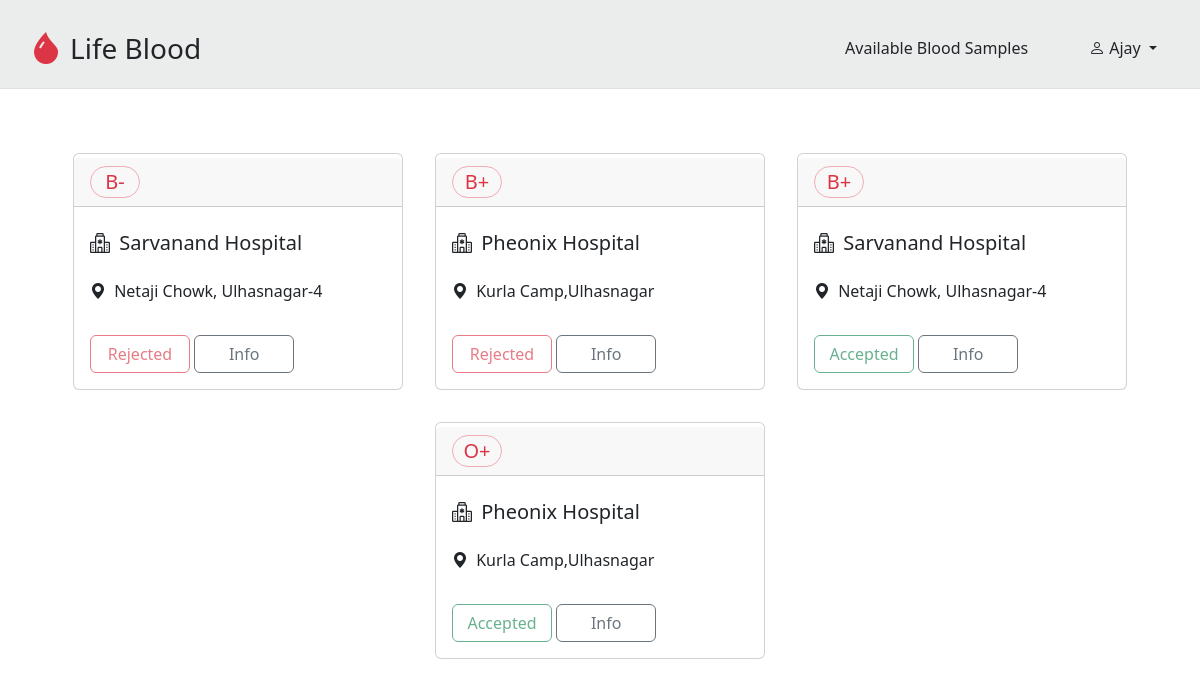
/receiverdashboard.php (signed in), run on the app's committed database.
### tables this page shows
CREATE TABLE `bloodbank` (
  `bloodgroup` varchar(3) NOT NULL,
  `amount` int(11) NOT NULL,
  `username` varchar(20) NOT NULL
);

CREATE TABLE `hospital` (
  `username` varchar(20) NOT NULL,
  `password` varchar(16) NOT NULL,
  `hospitalname` text NOT NULL,
  `address` text NOT NULL,
  `email` text NOT NULL,
  `number` text NOT NULL
);

CREATE TABLE `requests` (
  `bloodgroup` varchar(3) NOT NULL,
  `receivername` varchar(20) NOT NULL,
  `hospitalname` varchar(20) NOT NULL,
  `amount` int(11) NOT NULL,
  `status` varchar(15) NOT NULL,
  `time` datetime NOT NULL DEFAULT current_timestamp()
);

### receiverdashboard.php (the view, shortened to what this page needs)
<?php
    if(isset($_SESSION['user'])){
        $username = filter_var($_SESSION['user']);
        $query = "SELECT * FROM receiver WHERE username='$username'";
        $result = mysqli_query($conn, $query);
        $receiverinfo = mysqli_fetch_all($result, MYSQLI_ASSOC);
        $compatiblearr = [
            'A+'=>[
                '"A+"','"A-"','"O+"','"O-"'
            ],
            'A-'=>[
                '"A-"','"O-"'
            ],
            'B+'=>[
                '"B+"','"B-"','"O+"','"O-"'
            ],
            'B-'=>[
                '"B-"','"O-"'
            ],
            'O+'=>[
                '"O+"','"O-"'
            ],
            'O-'=>[
                '"O-"'
            ],
            'AB+'=>[
                '"A+"','"A-"','"B+"','"B-"','"O+"','"O-"','"AB+"','"AB-"'
            ],
            'AB-'=>[
                '"AB-"','"A-"','"B-"','"O-"'
            ]
        ];
        $bloodgroups = $compatiblearr[$receiverinfo[0]['bloodgroup']];
        $bloodgroups = implode(',',$bloodgroups);
        $query = "SELECT * FROM bloodbank WHERE bloodgroup IN($bloodgroups) AND amount>0";
        $result = mysqli_query($conn, $query);
        $bloodbankinfo = mysqli_fetch_all($result, MYSQLI_ASSOC);
        $query = "SELECT DISTINCT username FROM bloodbank";
        $result = mysqli_query($conn, $query);
        $hospitals = [];
        while ($row = $result->fetch_row()) {
            $hospitals[] = $row[0];
        }
        $hospitalsinfo = [];
        foreach($hospitals as $hospital){
            $query = "SELECT * FROM hospital WHERE username='$hospital'";
            $result = mysqli_query($conn, $query);
            while($row = $result->fetch_row()){
                $hospitalsinfo[$hospital]  = $row;
            }
        }
    }else{
        header('Location: login.php');
    }
?>
<!DOCTYPE html>
<html lang="en">
<head>
    <link href="https://cdn.jsdelivr.net/npm/bootstrap@5.3.2/dist/css/bootstrap.min.css" rel="stylesheet">
    <link rel="stylesheet" href="https://cdn.jsdelivr.net/npm/bootstrap-icons@1.11.2/font/bootstrap-icons.min.css">
</head>
<body>
    <nav class="border-bottom" style="background-color:#ebedec">
        <div class="container pt-4 pb-3 d-flex flex-sm-row flex-column justify-content-between align-items-sm-center px-0">
            <a href="index.php" class="navbar-brand d-flex align-items-center ps-2 ps-sm-0"><i class="bi bi-droplet-fill text-danger fs-2"></i><span class="fs-3 ms-2">Life Blood</span></a>
            <div class="d-flex align-items-center justify-content-start ps-3 ps-sm-0 mt-sm-0 mt-3">
                <a href="availablesamples.php" class="nav-link d-inline me-5">Available Blood Samples</a>
                <div class="dropdown">
                    <button class="btn dropdown-toggle" type="button" data-bs-toggle="dropdown" aria-expanded="false">
                        <i class="bi bi-person"></i> <?php echo $username?>
                    </button>
                </div>
            </div>
        </div>
    </nav>
    <main class="container d-flex flex-wrap pt-5 justify-content-center">
        <?php foreach($bloodbankinfo as $item):?>
            <?php
                $hos = $item['username'];
                $hospitalname = $hos;
                $bloodgroup = $item['bloodgroup'];
                $len = strlen($bloodgroup)-1;
                $bg = substr($bloodgroup, 0, $len);
                $last = $bloodgroup[-1];
                $c = $last=='+'?'plus':'minus';
                $bg = $bg.$c;
                $hos = $hos.$bg;
                $btntext = "Request";
                $color = "btn-outline-primary";
                $query = "SELECT * FROM requests WHERE bloodgroup='$bloodgroup' AND receivername='$username' AND hospitalname='$hospitalname'";
                $result = mysqli_query($conn, $query);
                $bloodbankinfo = mysqli_fetch_all($result, MYSQLI_ASSOC);
                $disable = 0;
                if(count($bloodbankinfo)>0){
                    $disable = 1;
                    if($bloodbankinfo[0]['status']=='requested'){
                        $btntext = "Requested";
                    }elseif($bloodbankinfo[0]['status']=='Accepted'){
                        $btntext = "Accepted";
                        $color = "btn-outline-success";
                    }else{
                        $btntext = "Rejected";
                        $color = "btn-outline-danger";
                    }
                }
            ?>
            <div class="card m-3" style="width:330px;">
                <div class="card-header fs-5 d-flex align-items-center my-1"><p class="rounded-pill border border-danger-subtle text-danger text-center m-0" style="width:50px;"><?php echo $item['bloodgroup'] ?><p></div>
                <div class="card-body">
                    <h5 class="card-title fw-normal pt-1"><i class="bi bi-hospital me-1"></i> <?php echo $hospitalsinfo[$item['username']][2]?></h5>
                    <p class="card-text fs-6 py-3"><i class="bi bi-geo-alt-fill me-1"></i> <?php echo $hospitalsinfo[$item['username']][3]?></p>
                    <button class="btn <?php echo !$disable?null:'disabled'?> <?php echo $color?>" data-bs-toggle="modal" data-bs-target="#<?php echo $hos?>-Modal" style="width:100px;"><?php echo $btntext?></button>
                    <button class="btn btn-outline-secondary" data-bs-toggle="modal" data-bs-target="#<?php echo $hos?>Modal" style="width:100px;">Info</button>
                </div>
            </div>
        <?php endforeach;?>
    </main>
</body>
</html>

### data on the page
bloodbank: bloodgroup "B-", username.hospitalname "Sarvanand Hospital", username.address "Netaji Chowk, Ulhasnagar-4", requests.status "Rejected"
bloodbank: bloodgroup "B+", username.hospitalname "Pheonix Hospital", username.address "Kurla Camp,Ulhasnagar", requests.status "Rejected"
bloodbank: bloodgroup "B+", username.hospitalname "Sarvanand Hospital", username.address "Netaji Chowk, Ulhasnagar-4", requests.status "Accepted"
bloodbank: bloodgroup "O+", username.hospitalname "Pheonix Hospital", username.address "Kurla Camp,Ulhasnagar", requests.status "Accepted"

### other printed values
$username "Ajay"
